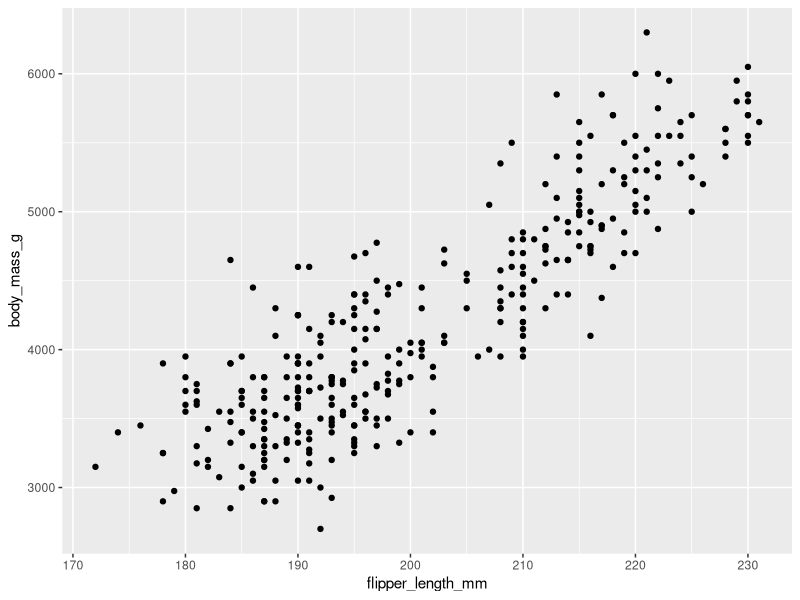
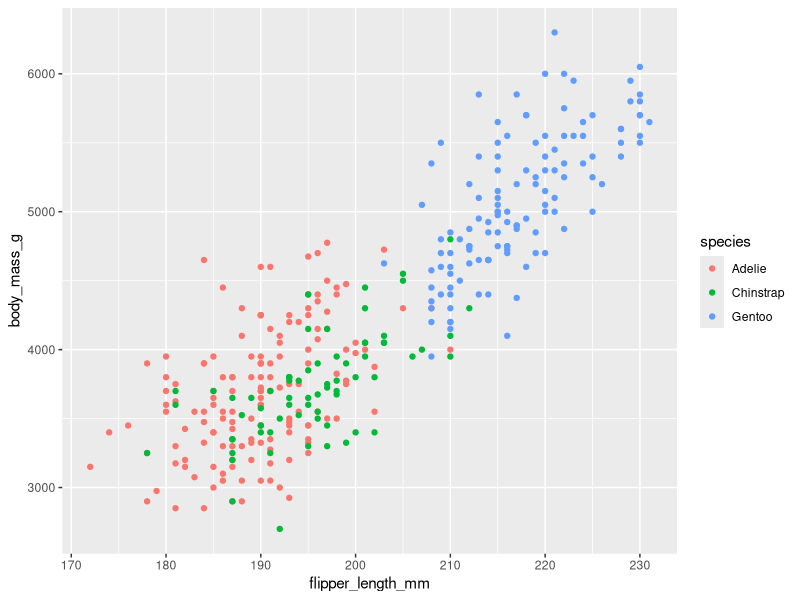
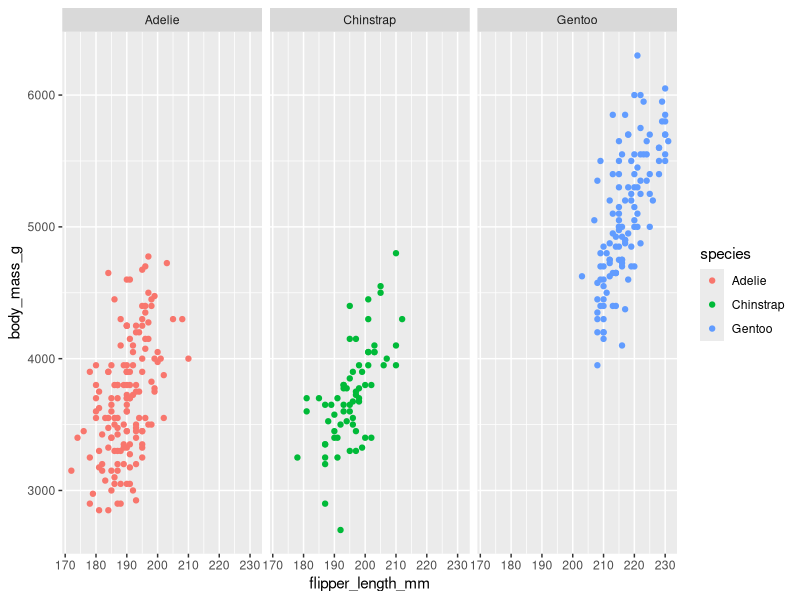
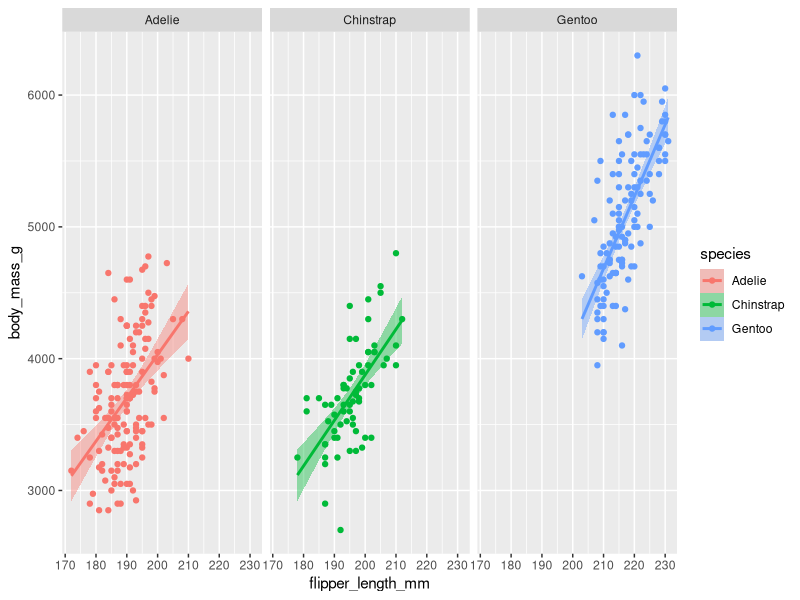
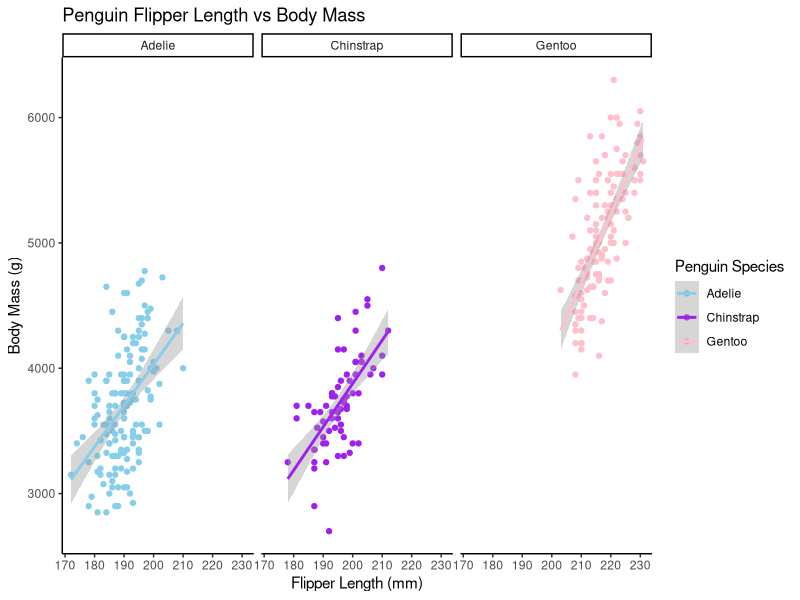

Here is the R script that generated these plots, in order:
## ---- chunk 1
#install.packages("palmerpenguins")

library(ggplot2)
library(dplyr)
library(palmerpenguins)
## ---- chunk 2
penguins <- penguins
head(penguins)
## ---- chunk 3
ggplot(data = penguins, aes(x = flipper_length_mm, y = body_mass_g)) +
  geom_point()
## ---- chunk 4
ggplot(data = penguins, aes(x = flipper_length_mm, y = body_mass_g)) +
  geom_point() +
  aes(color = species)
## ---- chunk 5
ggplot(data = penguins, aes(x = flipper_length_mm, y = body_mass_g)) +
  geom_point() +
  aes(color = species) +
  facet_wrap(~ species)
## ---- chunk 6
ggplot(data = penguins, aes(x = flipper_length_mm, y = body_mass_g, fill = species)) +
  geom_point() +
  aes(color = species) +
  facet_wrap(~ species) +
  geom_smooth(aes(color = species), method = "lm")
## ---- chunk 7
ggplot(data = penguins, aes(x = flipper_length_mm, y = body_mass_g, color = species)) +
  geom_point() +
  theme_classic() +
  scale_color_manual(values = c("Adelie"='skyblue', "Chinstrap"='purple', "Gentoo"='pink')) +
  facet_wrap(~ species) +
  geom_smooth(aes(color = species), method = "lm") +
  labs(
    title = "Penguin Flipper Length vs Body Mass",
    x = "Flipper Length (mm)",
    y = "Body Mass (g)",
    color = "Penguin Species")
## ---- chunk 8
mod <- lm(body_mass_g ~ flipper_length_mm, data = 
            penguins)
summary(mod)
